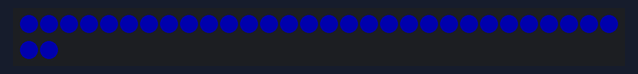
Simulated run of this sketch. Board: ATtiny85, built with avr-gcc and run on an emulated ATtiny85. Shown: 32 RGB LEDs in strip order, left to right, continuing on the next row. Dim RGB values are drawn brighter than linear; random numbers use the default seed unless the sketch sets one.

Above: at 0.15 s.
At 6.87 s:
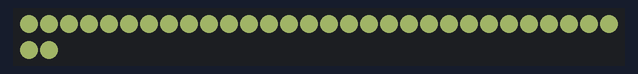
At 8.9 s:
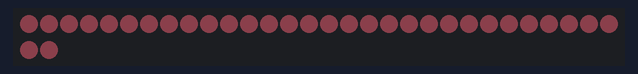
At 15.18 s:
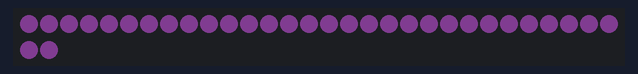
At 27.13 s:
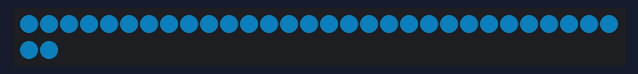
At 39.4 s:
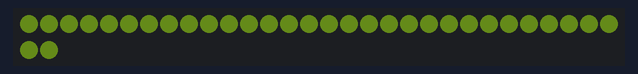

The sketch:

LED_Goggles_BrightRamp.ino
```cpp
/*
 *  LED_Goggles_BrightRamp
 *
 *  Example by Scott Kildall
 *
 *  This selects a random color and will fade up and fade down.
 *  The delay value also changes, randomly to make it look a little
 *  less predictive.
 */

#include <Adafruit_NeoPixel.h>
#ifdef __AVR_ATtiny85__ // Trinket, Gemma, etc.
 #include <avr/power.h>
#endif

#define PIN 0
#define MAX_EYE_PIXELS (16)    // number of pixels in one eye
#define MAX_BRIGHTNESS (85)     // 1/3rd brightness, should be plenty

int r = 0;
int g = 0;
int b = 255;


int brightIncrement = -1;

//-- brightness variable that we fade up and adown
int brightness = 50;
int delayValue = 10;

Adafruit_NeoPixel pixels = Adafruit_NeoPixel(32, PIN);

void setup() {
#ifdef __AVR_ATtiny85__ // Trinket, Gemma, etc.
  if(F_CPU == 16000000) clock_prescale_set(clock_div_1);
#endif
  pixels.begin();
  pixels.setBrightness(brightness);   // set to inital value
}

void loop() {
  // Left Eye and Right Eye are mirrored
  for( int i = 0; i < MAX_EYE_PIXELS; i++ ) {
    pixels.setPixelColor(i, r, g, b);
    pixels.setPixelColor(i + 16,r,g,b);
  }

  //-- adjust brightness
  pixels.setBrightness(brightness);
  pixels.show();
  delay(delayValue);

  //-- check brightness for out of bounds
  checkBrightness();
}

//-- ramp up and then ramp down. On ramp down, we change the RGB value
void checkBrightness() {
  brightness += brightIncrement;

  if( brightness > MAX_BRIGHTNESS )
    brightIncrement = -brightIncrement;

  else if(  brightness < 1 ) {
    brightIncrement = -brightIncrement;

    r = random(255);
    g = random(255);
    b = random(255);

    delayValue = 1 + (random(10) * 2);
  }
}
```
